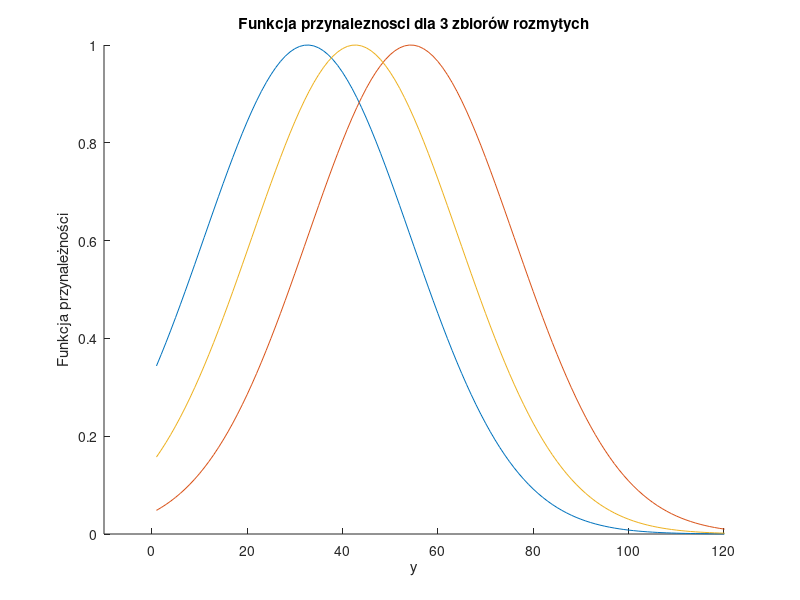

MATLAB code for this plot:
clear all
clc

%Parametry programu
il = 3; %ilość regulatorów
draw = true;
sa = false;

%Zmienne zadaniowe
y_min = -1;
y_max = 12;
y = (y_min:0.1:y_max)';


d = (y_max-y_min)/il; %szerokości funkcji przynależnośći

%Wybranie punktu pracy
yr0 = ones(1,il);
yr0(1) = d/2;
yr0(il) = yr0(il-1) + d/2;
    for i = 2:il-1
        yr0(i) = yr0(i-1) + d/2;
    end


if draw
    figure
    hold on
    %Plotter funkcji przynaleznosci
    for i = 1:il
        if i == 1
            plot(gaussmf(y,[d/2, yr0(1)]));
        elseif i == il
            plot(gaussmf(y,[d/2, yr0(i)]));
        else
            plot(gaussmf(y,[d/2, yr0(i)]));        
        end
    end
    xlim([-10 120])
    xlabel("y"); ylabel("Funkcja przynależności");
    title(sprintf("Funkcja przynaleznosci dla %i zbiorów rozmytych",il))
    if sa
        print(sprintf('funkcja_przynelznosci_%i.png',il_fun),'-dpng','-r400')
    end
end

